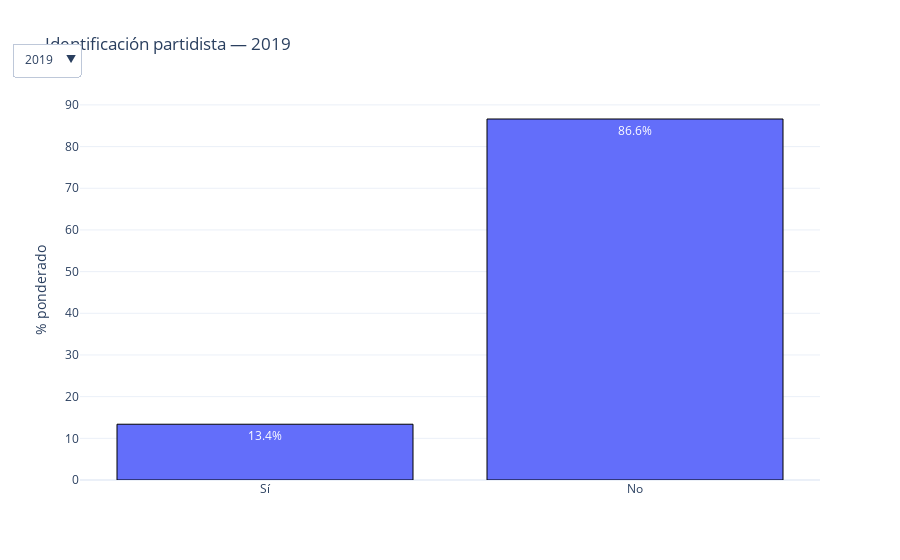

The notebook cell this image was saved under:
### Markdown cell above
## 6 · Identificación partidista

### Code cell
df19 = perc_df_cat(df2019, 'P5323', labels_id)
df23 = perc_df_cat(df2023, 'P5323', labels_id)
fig = dropdown_bar(df19, df23, 'P5323', 'pct', 'Identificación partidista')
fig.show()

### Figure 1 — Plotly figure (JSON) as saved in the notebook; plotly's stock layout.template omitted (floating-point values rounded to 4 significant figures)
{"data": [{"marker": {"line": {"color": "black", "width": 1}}, "name": "2019", "text": ["13.4%", "86.6%"], "textposition": "auto", "type": "bar", "visible": true, "x": ["Sí", "No"], "y": [13.38, 86.62]}, {"marker": {"line": {"color": "black", "width": 1}}, "name": "2023", "text": ["12.1%", "87.9%"], "textposition": "auto", "type": "bar", "visible": false, "x": ["Sí", "No"], "y": [12.12, 87.88]}], "layout": {"title": {"text": "Identificación partidista — 2019"}, "updatemenus": [{"buttons": [{"args": [{"visible": [true, false]}, {"title": "Identificación partidista — 2019"}], "label": "2019", "method": "update"}, {"args": [{"visible": [false, true]}, {"title": "Identificación partidista — 2023"}], "label": "2023", "method": "update"}], "direction": "down", "x": 0, "y": 1.15}], "yaxis": {"title": {"text": "% ponderado"}}}}
